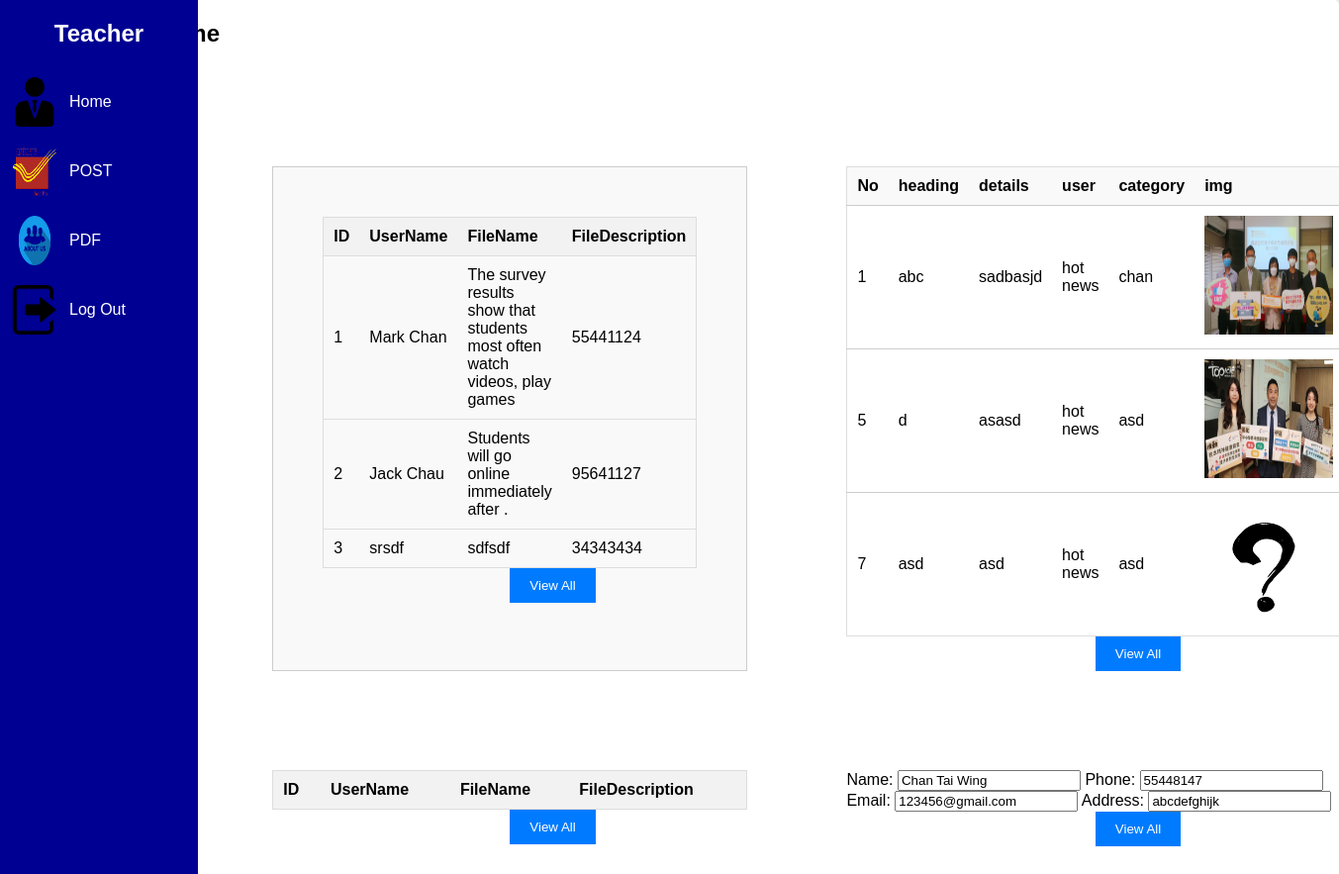
Page /Teacher_Home.php on the committed database.
### tables this page shows
CREATE TABLE `post` (
  `p_id` int(11) NOT NULL,
  `heading` varchar(255) NOT NULL,
  `details` varchar(255) NOT NULL,
  `p_time` varchar(100) NOT NULL,
  `p_img` varchar(100) NOT NULL,
  `p_description` mediumtext NOT NULL,
  `p_category` varchar(110) NOT NULL,
  `p_user` varchar(255) NOT NULL
);

CREATE TABLE `contact` (
  `Name` varchar(100) NOT NULL,
  `Phone` int(8) NOT NULL,
  `Email` varchar(255) NOT NULL,
  `Address` varchar(255) NOT NULL
);

### Teacher_Home.php (the view, shortened to what this page needs)
<?php
$hostname = "127.0.0.1";
$db_username = "root";
$db_password = "";
$db_name = "iadb";
$conn = mysqli_connect($hostname, $db_username, $db_password, $db_name) or die(mysqli_connect_error());
?>
<!DOCTYPE html>
<html lang="en">
<head>
    <link rel="stylesheet" href="style/AdminHome.css" type="text/css">
    <link rel="stylesheet" href="style/Admin.css" type="text/css">
</head>
<body>
<div class="sidebar">
    <div class="sidebar-brand">
        <h1><span class="lab"></span>Teacher</h1>
    </div>
    <div class="menu">
        <ul>
            <li>
                <a href="Teacher_Home.php">
                    <img id="img" src="img/10.png" alt="" width="50" height="50">
                    <span>Home</span>
                </a>
            </li>
            <li>
                <a class="ui" href="Teacher_Post.php">
                    <img id="img" src="img/2.png" alt="" width="50" height="50">
                    <span>POST</span>
                </a>
            </li>
            <li>
                <a class="ui" href="Teacher_PDF.php">
                    <img id="img" src="img/3.png" alt="" width="50" height="50">
                    <span>PDF</span>
                </a>
            </li>
            <li>
                <a class="ui" href="logout.php">
                    <img id="img" src="img/5.png" alt="" width="50" height="50">
                    <span>Log Out</span>
                </a>
            </li>
        </ul>
    </div>
</div>
<div style="padding-left: 10%;">
    <main class="table">
        <section class="Table">
            <h1>Home</h1>
        </section>
        <section class="Order">
            <div class="grid-container">
                <div class="grid-item">
                    <form>
                        <div id="cursor">
                            <div class="background">
                                <div class="table-responsive">
                                    <table>
                                        <thead>
                                        <th>ID</th>
                                        <th>UserName</th>
                                        <th>FileName</th>
                                        <th>FileDescription</th>
                                        </thead>
                                        <tbody>
                                        <?php
                                        $connection = mysqli_connect("127.0.0.1", "root", "", "iadb");
                                        $sql = "SELECT * FROM admin";
                                        $result = mysqli_query($connection, $sql);
                                        while ($row = mysqli_fetch_assoc($result)) {
                                            echo "<tr>
                                <td>{$row['No']}</td>
                                <td>{$row['FullName']}</td>
                                <td>{$row['Description']}</td>
                                <td>{$row['ContactInformation']}</td>
                            </tr>";
                                        }
                                        ?>
                                        </tbody>
                                    </table>
                                </div>
                            </div>
                        </div>
                    </form>
                    <button type="button" onclick="window.location.href='AdminIndex.php';">View All</button>
                </div>
                <div class="grid-item-2">
                    <form>
                        <section class="Order">
                            <table class="Manager">
                                <tr>
                                    <th>No</th>
                                    <th>heading</th>
                                    <th>details</th>
                                    <th>user</th>
                                    <th>category</th>
                                    <th>img</th>
                                </tr>
                                <?php
                                $connection = mysqli_connect("127.0.0.1", "root", "", "iadb");
                                $sql = "SELECT * FROM post";
                                $result = mysqli_query($connection, $sql);
                                while ($row = mysqli_fetch_assoc($result)) {
                                    echo "<tr>
                        <td>{$row['p_id']}</td>
                        <td>{$row['heading']}</td>
                        <td>{$row['details']}</td>
                        <td>{$row['p_category']}</td>
                       <td>{$row['p_user']}</td>
                       <td><img src='img/{$row['p_img']}?r=" . rand() . "' alt='Image' height='120px' width='130px'></td>
            </tr>";
                                }
                                ?>
                            </table>
                        </section>
                    </form>
                    <button type="button" onclick="window.location.href='Post.php';">View All</button>
                </div>
                <div class="grid-item-3">
                    <form>
                        <div id="cursor">
                            <div class="background">
                                <div class="table-responsive">
                                    <table>
                                        <thead>
                                        <th>ID</th>
                                        <th>UserName</th>
                                        <th>FileName</th>
                                        <th>FileDescription</th>
                                        </thead>
                                    </table>
                                </div>
                            </div>
                        </div>
                        <button type="button" onclick="window.location.href='PDF.php';">View All</button>
                    </form>
                </div>
                <div class="grid-item-4">
                    <section class="Order">
                        <form class="Manager" method="post">
                            <?php
                            $sql = "SELECT * FROM contact";
                            $result = mysqli_query($conn, $sql);
                            while ($row = mysqli_fetch_assoc($result)) {
                                ?>
                                <tr>
                                    <form method='post'>
                                        <td>Name: <input type='text' name='name' value='<?php echo $row['Name']; ?>' readonly></td>
                                        <td>Phone: <input type='text' name='phone' value='<?php echo $row['Phone']; ?>'></td>
                                        <td>Email: <input type='text' name='email' value='<?php echo $row['Email']; ?>'></td>
                                        <td>Address: <input type='text' name='address' value='<?php echo $row['Address']; ?>'></td>
                                        <button type="button" onclick="window.location.href='Contact.php';">View All</button>
                                    </form>
                                </tr>
                                <?php
                            }
                            ?>
                        </form>
                    </section>
                </div>
            </div>
        </section>
    </main>
</body>
</html>

### style/AdminHome.css (style rules this page uses)
.grid-container { display: grid; grid-template-columns: repeat(2, 1fr); grid-template-rows: repeat(2, auto); gap: 100px; margin: 120px; }
.grid-item { border: 1px solid #ccc; padding: 50px; background-color: #f9f9f9; }
body { font-family: Arial, sans-serif; margin: 0; padding: 0; background-color: #f1f1f1; }
.sidebar { width: 200px; height: 100%; background-color: #800080; color: #fff; position: fixed; }
.sidebar-brand { padding: 20px; text-align: center; }
.sidebar h1 { font-size: 24px; margin: 0; }
.menu ul { list-style-type: none; margin: 0; padding: 0; }
.menu li { padding: 10px; }
.menu a { color: #fff; text-decoration: none; display: flex; align-items: center; }
.menu a span { margin-left: 10px; }
.table-responsive { overflow-x: auto; }
table { width: 100%; border-collapse: collapse; border: 1px solid #ddd; }
th, td { padding: 10px; text-align: left; border-bottom: 1px solid #ddd; }
th { background-color: #f2f2f2; font-weight: bold; }
button { background-color: #007bff; color: white; border: none; padding: 10px 20px; cursor: pointer; margin-left: 50%; }

### style/Admin.css (style rules this page uses)
body { font-family: Arial, sans-serif; margin: 0; padding: 0; background-color: #f1f1f1; }
.sidebar { width: 200px; height: 100%; background-color: #000092; color: #fff; position: fixed; }
.sidebar-brand { padding: 20px; text-align: center; }
.sidebar h1 { font-size: 24px; margin: 0; }
.menu ul { list-style-type: none; margin: 0; padding: 0; }
.menu li { padding: 10px; }
.menu a { color: #fff; text-decoration: none; display: flex; align-items: center; }
.menu a span { margin-left: 10px; }
.table { background-color: #fff; padding: 20px; border-radius: 5px; box-shadow: 0 0 10px rgba(0, 0, 0, 0.1); }
.table h1 { font-size: 24px; margin: 0; margin-bottom: 20px; }
.Manager { width: 100%; border-collapse: collapse; }
.Manager th, .Manager td { padding: 10px; border-bottom: 1px solid #ccc; text-align: left; }
.Manager th { background-color: #f9f9f9; font-weight: bold; }
.Manager tr:last-child td { border-bottom: none; }

### rows in the picture
post: p_id "1", heading "abc", details "sadbasjd", p_category "hot news", p_user "chan", p_img (picture)
post: p_id "5", heading "d", details "asasd", p_category "hot news", p_user "asd", p_img (picture)
post: p_id "7", heading "asd", details "asd", p_category "hot news", p_user "asd", p_img (picture)
contact: name "Chan Tai Wing", phone "55448147", email "123456@gmail.com", address "abcdefghijk"

### other values in the picture
$row['No'] "1"
$row['FullName'] "Mark Chan"
$row['Description'] "The survey results show that students most often watch videos, play games"
$row['ContactInformation'] "55441124"
$row['No'] "2"
$row['FullName'] "Jack Chau"
$row['Description'] "Students will go online immediately after ."
$row['ContactInformation'] "95641127"
$row['No'] "3"
$row['FullName'] "srsdf"
$row['Description'] "sdfsdf"
$row['ContactInformation'] "34343434"
